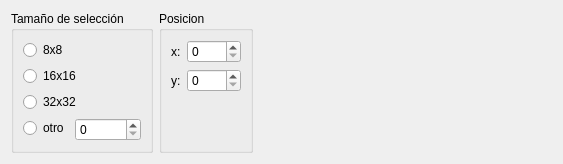
<?xml version="1.0" encoding="UTF-8"?>
<ui version="4.0">
 <class>TabContent</class>
 <widget class="QWidget" name="TabContent">
  <property name="windowTitle">
   <string>Form</string>
  </property>
  <layout class="QHBoxLayout" name="horizontalLayout">
   <item>
    <layout class="QHBoxLayout" name="horizontalLayout_5">
     <item>
      <widget class="QGroupBox" name="tamano_de_seleccion_groupBox">
       <property name="title">
        <string>Tamaño de selección</string>
       </property>
       <layout class="QVBoxLayout" name="verticalLayout_4">
        <item>
         <layout class="QVBoxLayout" name="verticalLayout">
          <item>
           <widget class="QRadioButton" name="x8_radioButton">
            <property name="text">
             <string>8x8</string>
            </property>
           </widget>
          </item>
          <item>
           <widget class="QRadioButton" name="x16_radioButton">
            <property name="text">
             <string>16x16</string>
            </property>
           </widget>
          </item>
          <item>
           <widget class="QRadioButton" name="x32_radioButton">
            <property name="text">
             <string>32x32</string>
            </property>
           </widget>
          </item>
          <item>
           <layout class="QFormLayout" name="formLayout">
            <item row="0" column="0">
             <widget class="QRadioButton" name="otro_radioButton">
              <property name="text">
               <string>otro</string>
              </property>
             </widget>
            </item>
            <item row="0" column="1">
             <widget class="QSpinBox" name="tamano_de_seleccion_spinBox">
              <property name="enabled">
               <bool>true</bool>
              </property>
             </widget>
            </item>
           </layout>
          </item>
         </layout>
        </item>
       </layout>
      </widget>
     </item>
     <item>
      <widget class="QGroupBox" name="posicion_groupBox">
       <property name="title">
        <string>Posicion</string>
       </property>
       <layout class="QVBoxLayout" name="verticalLayout_3">
        <item>
         <layout class="QVBoxLayout" name="verticalLayout_2">
          <item>
           <layout class="QHBoxLayout" name="horizontalLayout_4"/>
          </item>
          <item>
           <layout class="QHBoxLayout" name="horizontalLayout_3">
            <item>
             <widget class="QLabel" name="pos_x_label">
              <property name="text">
               <string>x:</string>
              </property>
             </widget>
            </item>
            <item>
             <widget class="QSpinBox" name="pos_x_spinBox">
              <property name="maximum">
               <number>9999</number>
              </property>
             </widget>
            </item>
           </layout>
          </item>
          <item>
           <layout class="QHBoxLayout" name="horizontalLayout_8">
            <item>
             <widget class="QLabel" name="pos_y_label">
              <property name="text">
               <string>y:</string>
              </property>
             </widget>
            </item>
            <item>
             <widget class="QSpinBox" name="pos_y_spinBox">
              <property name="maximum">
               <number>9999</number>
              </property>
             </widget>
            </item>
           </layout>
          </item>
          <item>
           <spacer name="verticalSpacer">
            <property name="orientation">
             <enum>Qt::Vertical</enum>
            </property>
            <property name="sizeHint" stdset="0">
             <size>
              <width>20</width>
              <height>40</height>
             </size>
            </property>
           </spacer>
          </item>
         </layout>
        </item>
       </layout>
      </widget>
     </item>
    </layout>
   </item>
   <item>
    <spacer name="horizontalSpacer">
     <property name="orientation">
      <enum>Qt::Horizontal</enum>
     </property>
     <property name="sizeHint" stdset="0">
      <size>
       <width>299</width>
       <height>20</height>
      </size>
     </property>
    </spacer>
   </item>
  </layout>
 </widget>
 <resources/>
 <connections>
  <connection>
   <sender>pos_y_spinBox</sender>
   <signal>valueChanged(int)</signal>
   <receiver>TabContent</receiver>
   <slot>update_position_y()</slot>
   <hints>
    <hint type="sourcelabel">
     <x>248</x>
     <y>95</y>
    </hint>
    <hint type="destinationlabel">
     <x>380</x>
     <y>-9</y>
    </hint>
   </hints>
  </connection>
  <connection>
   <sender>pos_x_spinBox</sender>
   <signal>valueChanged(int)</signal>
   <receiver>TabContent</receiver>
   <slot>update_position_x()</slot>
   <hints>
    <hint type="sourcelabel">
     <x>273</x>
     <y>59</y>
    </hint>
    <hint type="destinationlabel">
     <x>364</x>
     <y>-3</y>
    </hint>
   </hints>
  </connection>
 </connections>
 <slots>
  <slot>update_position_x()</slot>
  <slot>update_position_y()</slot>
 </slots>
</ui>
